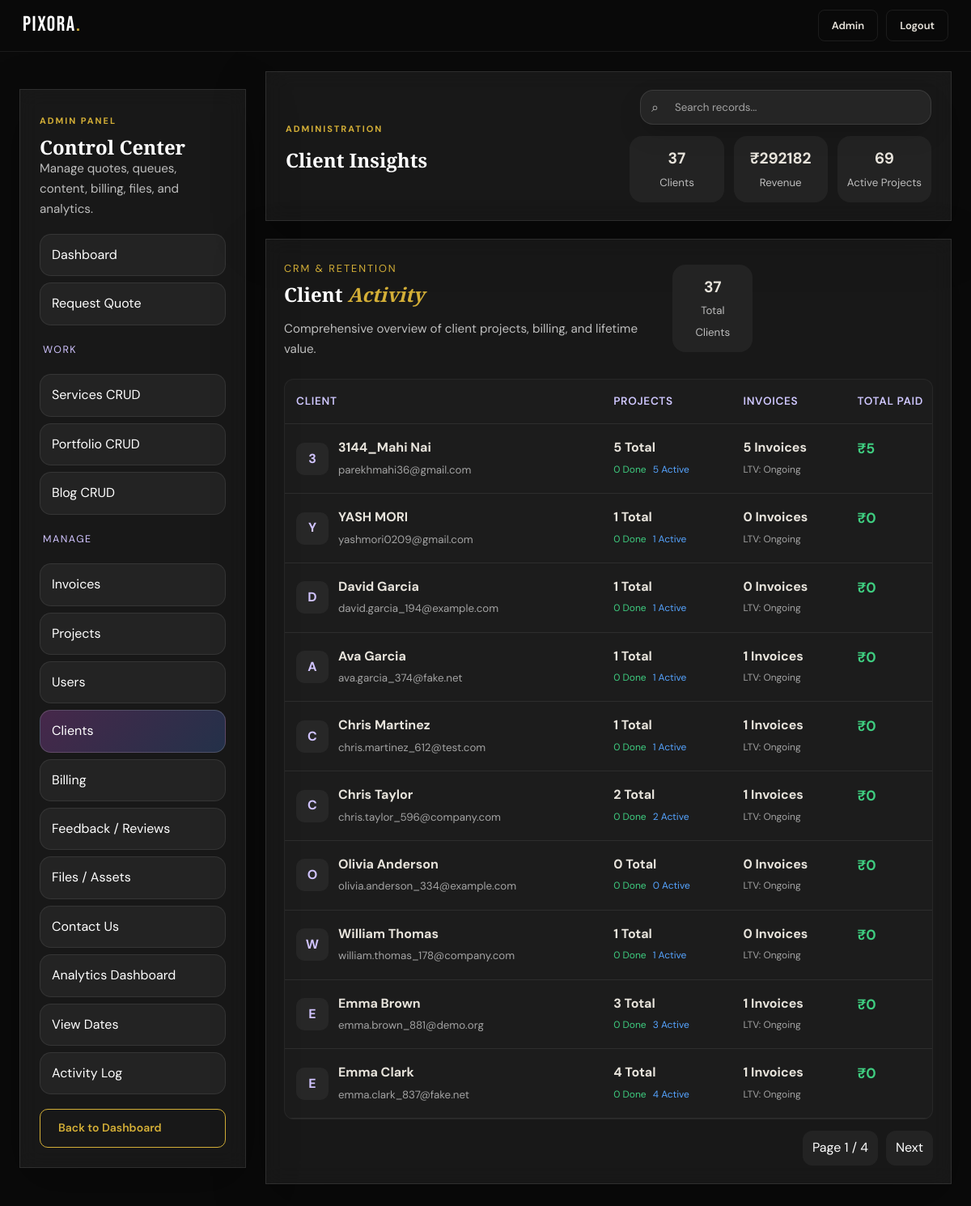
The app's page /admin/manage/clients (signed in) with its own data.
### tables this page shows
CREATE TABLE users (
            id INTEGER PRIMARY KEY AUTOINCREMENT,
            name TEXT NOT NULL,
            email TEXT UNIQUE NOT NULL,
            password_hash TEXT NOT NULL,
            role TEXT DEFAULT 'user',
            reset_token TEXT,
            reset_token_expires TEXT,
            created_at TEXT DEFAULT CURRENT_TIMESTAMP
        , profile_picture TEXT, bio TEXT, phone TEXT, location TEXT, status TEXT DEFAULT 'active');

### app.py (the view)
@app.route('/admin/manage/clients')
@admin_required
def admin_clients_page():
    page = int(request.args.get('page', 1) or 1)
    search = request.args.get('search', '').strip()
    query = """
        SELECT
            u.id, u.name, u.email, u.created_at,
            (SELECT COUNT(*) FROM projects WHERE user_id = u.id) as total_projects,
            (SELECT COUNT(*) FROM projects WHERE user_id = u.id AND status = 'Completed') as completed_projects,
            (SELECT COUNT(*) FROM projects WHERE user_id = u.id AND status NOT IN ('Completed', 'Cancelled', 'Closed')) as active_projects,
            (SELECT COUNT(*) FROM invoices WHERE user_id = u.id) as total_invoices,
            (SELECT COALESCE(SUM(amount), 0) FROM payments WHERE user_id = u.id AND status IN ('paid', 'received')) as total_payments
        FROM users u
        WHERE u.role != 'admin'
        ORDER BY u.id DESC
    """
    clients = admin_paginate(
        query,
        page=page,
        per_page=10,
        search=search, search_cols=['name', 'email']
    )
    return render_template('admin_clients.html', clients=clients, **admin_common_context('clients'))

### app.py (called while the page is built)
def get_db():
    db = getattr(g, '_database', None)
    if db is None:
        db = g._database = sqlite3.connect(DATABASE)
        db.row_factory = sqlite3.Row
    return db

@app.teardown_appcontext
def close_connection(exception):
    db = getattr(g, '_database', None)
    if db is not None:
        db.close()

def admin_required(f):
    @wraps(f)
    def decorated(*args, **kwargs):
        user = get_current_user()
        if not user:
            flash('Please log in to access this page.', 'warning')
            return redirect(url_for('login', next=request.path))
        if user['role'] != 'admin':
            flash('Admin access only.', 'error')
            return redirect(url_for('dashboard'))
        return f(*args, **kwargs)
    return decorated

def get_current_user():
    if 'user_id' not in session:
        return None
    return get_db().execute('SELECT * FROM users WHERE id=?', (session['user_id'],)).fetchone()

def get_user_notifications(limit=5, only_unread=False):
    user = get_current_user()
    if not user:
        return []
    query = 'SELECT * FROM notifications WHERE user_id=?'
    params = [user['id']]
    if only_unread:
        query += ' AND is_read=0'
    query += ' ORDER BY id DESC LIMIT ?'
    params.append(limit)
    return get_db().execute(query, tuple(params)).fetchall()

def unread_notification_count():
    user = get_current_user()
    if not user:
        return 0
    return get_db().execute('SELECT COUNT(*) FROM notifications WHERE user_id=? AND is_read=0', (user['id'],)).fetchone()[0]

@app.context_processor
def inject_user():
    user = get_current_user()
    play_login_sound = bool(session.pop('play_login_sound', False))
    return {
        'current_user': user,
        'notif_preview': get_user_notifications(limit=5) if user else [],
        'notif_unread_count': unread_notification_count() if user else 0,
        'play_login_sound': play_login_sound,
        'now_iso': now_iso
    }

def admin_common_context(section='dashboard'):
    return {'admin_section': section, 'admin_stats': admin_overview_stats()}

### templates/admin_clients.html (shortened to what this page needs)
{% extends 'admin_base.html' %}
{% block admin_heading %}Client Insights{% endblock %}
{% block admin_body %}
<div class="glass-card admin-section">
    <div style="display: flex; justify-content: space-between; align-items: center; margin-bottom: 24px;">
        <div>
            <span class="panel-kicker">CRM & Retention</span>
            <h2>Client <em>Activity</em></h2>
            <p class="admin-subtext">Comprehensive overview of client projects, billing, and lifetime value.</p>
        </div>
        <div class="admin-mini-stats">
            <div>
                <strong>{{ clients['total'] }}</strong>
                <span>Total Clients</span>
            </div>
        </div>
    </div>
    <div class="table-wrap">
        <table class="admin-table">
            <thead>
                <tr>
                    <th>Client</th>
                    <th>Projects</th>
                    <th>Invoices</th>
                    <th>Total Paid</th>
                </tr>
            </thead>
            <tbody>
                {% for client in clients['items'] %}
                <tr>
                    <td>
                        <div style="display: flex; align-items: center; gap: 12px;">
                            <div style="width: 40px; height: 40px; border-radius: 10px; background: rgba(255,255,255,0.05); display: flex; align-items: center; justify-content: center; font-weight: 700; color: #d1c4ff;">
                                {{ client.name[0]|upper if client.name else '?' }}
                            </div>
                            <div>
                                <strong>{{ client.name }}</strong><br>
                                <small style="color: rgba(255,255,255,0.6);">{{ client.email }}</small>
                            </div>
                        </div>
                    </td>
                    <td>
                        <div style="display: grid; gap: 4px;">
                            <strong>{{ client.total_projects }} Total</strong>
                            <div style="display: flex; gap: 8px; font-size: 0.75rem;">
                                <span style="color: #3fcd80;">{{ client.completed_projects }} Done</span>
                                <span style="color: #56a4ff;">{{ client.active_projects }} Active</span>
                            </div>
                        </div>
                    </td>
                    <td>
                        <div style="display: grid; gap: 4px;">
                            <strong>{{ client.total_invoices }} Invoices</strong>
                            <span style="font-size: 0.75rem; color: rgba(255,255,255,0.6);">LTV: Ongoing</span>
                        </div>
                    </td>
                    <td>
                        <span style="font-size: 1.1rem; font-weight: 700; color: #3fcd80;">₹{{ client.total_payments }}</span>
                    </td>
                </tr>
                {% else %}
                <tr>
                    <td colspan="5" class="admin-search-empty">No clients found.</td>
                </tr>
                {% endfor %}
            </tbody>
        </table>
    </div>
    <div class="pagination">
        <span>Page {{ clients['page'] }} / {{ clients['pages'] }}</span>
        {% if clients['has_next'] %}
        <a href="{{ url_for('admin_clients_page', page=clients['next_page'], search=request.args.get('search', '')) }}">Next</a>
        {% endif %}
    </div>
</div>
{% endblock %}

### static/css/style.css (style rules this page uses)
*, *::before, *::after { box-sizing: border-box; margin: 0; padding: 0; }
:root { --bg: #0a0a0a; --bg-2: #111111; --bg-3: #181818; --bg-4: #222222; --border: rgba(255,255,255,0.08); --border-gold: rgba(212,175,55,0.25); --gold: #d4af37; --gold-light: #f0d060; --gold-dim: rgba(212,175,55,0.15); --white: #ffffff; --text: #e8e4dc; --text-2: #9e9a93; --text-3: #5c5852; --red: #e05555; --radius: 12px; --radius-lg: 20px; --shadow: 0 8px 32px rgba(0,0,0,0.5); --shadow-gold: 0 0 40px rgba(212,175,55,0.12); --font-display: 'Bebas Neue', sans-serif; --font-serif: 'Playfair Display', Georgia, serif; --font-body: 'DM Sans', system-ui, sans-serif; --nav-h: 64px; --ticker-h: 36px; }
html { scroll-behavior: smooth; }
body { background: var(--bg); color: var(--text); font-family: var(--font-body); font-size: 16px; line-height: 1.65; -webkit-font-smoothing: antialiased; overflow-x: hidden; }
a { color: inherit; text-decoration: none; }
h1,h2,h3,h4,h5 { font-family: var(--font-serif); font-weight: 700; line-height: 1.15; color: var(--white); }
em { font-style: italic; color: var(--gold); }
.glass-card { background:rgba(255,255,255,.06);backdrop-filter:blur(12px);border:1px solid rgba(255,255,255,.1);box-shadow:0 20px 60px rgba(0,0,0,.28); }
.panel-kicker { display:inline-block;font-size:.8rem;letter-spacing:.15em;text-transform:uppercase;color:#d4af37;margin-bottom:8px; }

### templates/admin_base.html (style rules this page uses)
.admin-subtext { color:rgba(255,255,255,.72);font-size:.95rem }
.admin-mini-stats { display:grid;grid-template-columns:repeat(3, minmax(90px,1fr));gap:12px }
.admin-mini-stats div { background:rgba(255,255,255,.05);padding:12px;border-radius:16px;text-align:center }
.admin-mini-stats strong { display:block;font-size:1.2rem }
.admin-mini-stats span { font-size:.83rem;color:rgba(255,255,255,.7) }
.admin-section { padding:22px;overflow-x:auto }
.admin-section h2 { margin-bottom:16px }
.table-wrap { overflow-x:auto; -webkit-overflow-scrolling: touch; border-radius: 12px; border: 1px solid rgba(255,255,255,0.05); background: rgba(255,255,255,0.02); }
.admin-table { width:100%;border-collapse:collapse;min-width:1000px; }
.admin-table th,.admin-table td { padding:16px 14px;border-bottom:1px solid rgba(255,255,255,.08);vertical-align:top;text-align:left; overflow: hidden; text-overflow: ellipsis; }
.admin-table th { font-size:.85rem;color:#cfc7ff; font-weight: 600; text-transform: uppercase; letter-spacing: 0.05em; }
.pagination { display:flex;gap:10px;justify-content:flex-end;align-items:center;margin-top:14px }
.pagination a,.pagination span { padding:8px 12px;border-radius:12px;background:rgba(255,255,255,.05);text-decoration:none;color:#fff }

### records on screen
users: name "3", name "3144_Mahi Nai", email "parekhmahi36@gmail.com", total_projects "5", completed_projects "0", active_projects "5", total_invoices "5", total_payments "5"
users: name "Y", name "YASH MORI", email "yashmori0209@gmail.com", total_projects "1", completed_projects "0", active_projects "1", total_invoices "0", total_payments "0"
users: name "D", name "David Garcia", email "david.garcia_194@example.com", total_projects "1", completed_projects "0", active_projects "1", total_invoices "0", total_payments "0"
users: name "A", name "Ava Garcia", email "ava.garcia_374@fake.net", total_projects "1", completed_projects "0", active_projects "1", total_invoices "1", total_payments "0"
users: name "C", name "Chris Martinez", email "chris.martinez_612@test.com", total_projects "1", completed_projects "0", active_projects "1", total_invoices "1", total_payments "0"
users: name "C", name "Chris Taylor", email "chris.taylor_596@company.com", total_projects "2", completed_projects "0", active_projects "2", total_invoices "1", total_payments "0"
users: name "O", name "Olivia Anderson", email "olivia.anderson_334@example.com", total_projects "0", completed_projects "0", active_projects "0", total_invoices "0", total_payments "0"
users: name "W", name "William Thomas", email "william.thomas_178@company.com", total_projects "1", completed_projects "0", active_projects "1", total_invoices "0", total_payments "0"
users: name "E", name "Emma Brown", email "emma.brown_881@demo.org", total_projects "3", completed_projects "0", active_projects "3", total_invoices "1", total_payments "0"
users: name "E", name "Emma Clark", email "emma.clark_837@fake.net", total_projects "4", completed_projects "0", active_projects "4", total_invoices "1", total_payments "0"

### other values on screen
{{ admin_stats.clients }} "37"
{{ admin_stats.revenue }} "292182"
{{ admin_stats.active_projects }} "69"
{{ clients['total'] }} "37"
{{ clients['page'] }} "1"
{{ clients['pages'] }} "4"
